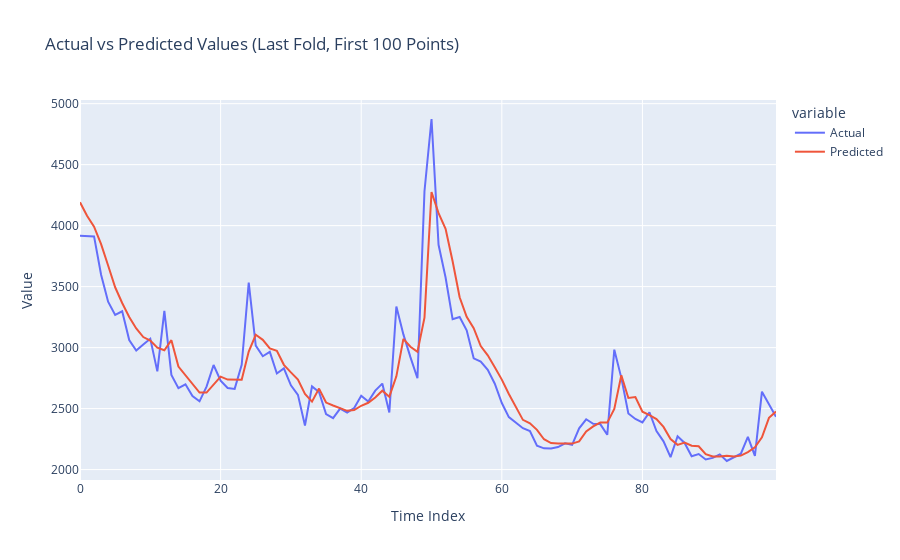

This figure's notebook cell:
### Code cell
# --- Plotly Visualization ---
# Interactive Actual vs Predicted
import plotly.express as px
plot_df = pd.DataFrame({
    'Time Index': range(100),
    'Actual': y_test.values[:100],
    'Predicted': y_pred[:100]
})
fig = px.line(plot_df, x='Time Index', y=['Actual', 'Predicted'], 
              title='Actual vs Predicted Values (Last Fold, First 100 Points)')
fig.update_layout(yaxis_title='Value')
fig.show()
